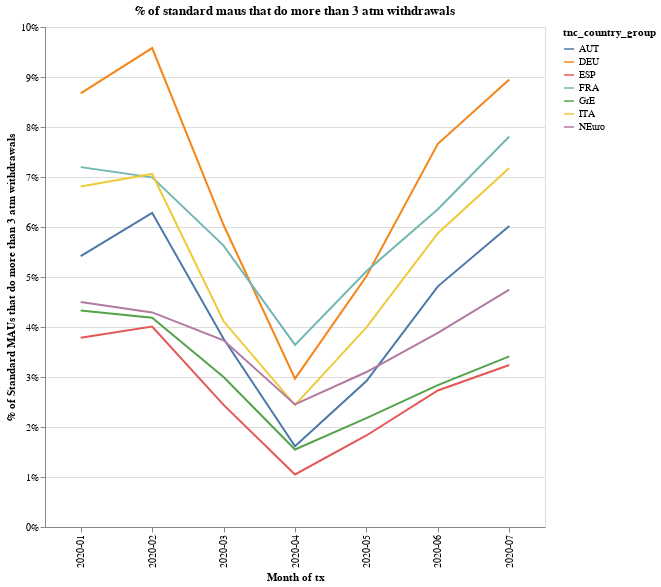

This figure's notebook cell:
### Code cell
df = pd.read_csv("tier_positioning_recenttx.csv").fillna(0)

# what % of standard maus did a physical card tx?
df["atm"] = 0
df.loc[df["n_atm"] > 3, "atm"] = 1

df = df.groupby(["month", "tnc_country_group"])["atm"].agg("mean").reset_index()

alt.Chart(
    df.loc[df["tnc_country_group"].str.contains("GBR") == False, :]
).mark_line().encode(
    x=alt.X("month", axis=alt.Axis(title="Month of tx")),
    y=alt.Y(
        "atm",
        axis=alt.Axis(
            format="%", title="% of Standard MAUs that do more than 3 atm withdrawals"
        ),
    ),
    color="tnc_country_group",
).properties(
    width=500,
    height=500,
    title="% of standard maus that do more than 3 atm withdrawals",
)

### Figure 1 — Vega-Lite specification as saved in the notebook (floating-point values rounded to 4 significant figures)
{"config": {"view": {"continuousWidth": 400, "continuousHeight": 300}}, "data": {"name": "data-b8f2a9be049f24394ede076aba913e09"}, "mark": "line", "encoding": {"color": {"type": "nominal", "field": "tnc_country_group"}, "x": {"type": "nominal", "axis": {"title": "Month of tx"}, "field": "month"}, "y": {"type": "quantitative", "axis": {"format": "%", "title": "% of Standard MAUs that do more than 3 atm withdrawals"}, "field": "atm"}}, "height": 500, "title": "% of standard maus that do more than 3 atm withdrawals", "width": 500, "$schema": "https://vega.github.io/schema/vega-lite/v4.0.2.json", "datasets": {"data-b8f2a9be049f24394ede076aba913e09": [{"month": "2020-01", "tnc_country_group": "AUT       ", "atm": 0.05417}, {"month": "2020-01", "tnc_country_group": "DEU       ", "atm": 0.08672}, {"month": "2020-01", "tnc_country_group": "ESP       ", "atm": 0.03785}, {"month": "2020-01", "tnc_country_group": "FRA       ", "atm": 0.07197}, {"month": "2020-01", "tnc_country_group": "GrE       ", "atm": 0.04329}, {"month": "2020-01", "tnc_country_group": "ITA       ", "atm": 0.06811}, {"month": "2020-01", "tnc_country_group": "NEuro     ", "atm": 0.04501}, {"month": "2020-02", "tnc_country_group": "AUT       ", "atm": 0.06283}, {"month": "2020-02", "tnc_country_group": "DEU       ", "atm": 0.09578}, {"month": "2020-02", "tnc_country_group": "ESP       ", "atm": 0.0401}, {"month": "2020-02", "tnc_country_group": "FRA       ", "atm": 0.06993}, {"month": "2020-02", "tnc_country_group": "GrE       ", "atm": 0.04187}, {"month": "2020-02", "tnc_country_group": "ITA       ", "atm": 0.07061}, {"month": "2020-02", "tnc_country_group": "NEuro     ", "atm": 0.04292}, {"month": "2020-03", "tnc_country_group": "AUT       ", "atm": 0.03763}, {"month": "2020-03", "tnc_country_group": "DEU       ", "atm": 0.0604}, {"month": "2020-03", "tnc_country_group": "ESP       ", "atm": 0.02442}, {"month": "2020-03", "tnc_country_group": "FRA       ", "atm": 0.05629}, {"month": "2020-03", "tnc_country_group": "GrE       ", "atm": 0.03002}, {"month": "2020-03", "tnc_country_group": "ITA       ", "atm": 0.04114}, {"month": "2020-03", "tnc_country_group": "NEuro     ", "atm": 0.03734}, {"month": "2020-04", "tnc_country_group": "AUT       ", "atm": 0.01614}, {"month": "2020-04", "tnc_country_group": "DEU       ", "atm": 0.02967}, {"month": "2020-04", "tnc_country_group": "ESP       ", "atm": 0.0105}, {"month": "2020-04", "tnc_country_group": "FRA       ", "atm": 0.03643}, {"month": "2020-04", "tnc_country_group": "GrE       ", "atm": 0.01549}, {"month": "2020-04", "tnc_country_group": "ITA       ", "atm": 0.02439}, {"month": "2020-04", "tnc_country_group": "NEuro     ", "atm": 0.02452}, {"month": "2020-05", "tnc_country_group": "AUT       ", "atm": 0.02919}, {"month": "2020-05", "tnc_country_group": "DEU       ", "atm": 0.05015}, {"month": "2020-05", "tnc_country_group": "ESP       ", "atm": 0.01831}, {"month": "2020-05", "tnc_country_group": "FRA       ", "atm": 0.05114}, {"month": "2020-05", "tnc_country_group": "GrE       ", "atm": 0.02177}, {"month": "2020-05", "tnc_country_group": "ITA       ", "atm": 0.0399}, {"month": "2020-05", "tnc_country_group": "NEuro     ", "atm": 0.031}, {"month": "2020-06", "tnc_country_group": "AUT       ", "atm": 0.04813}, {"month": "2020-06", "tnc_country_group": "DEU       ", "atm": 0.07663}, {"month": "2020-06", "tnc_country_group": "ESP       ", "atm": 0.02731}, {"month": "2020-06", "tnc_country_group": "FRA       ", "atm": 0.06355}, {"month": "2020-06", "tnc_country_group": "GrE       ", "atm": 0.02837}, {"month": "2020-06", "tnc_country_group": "ITA       ", "atm": 0.05875}, {"month": "2020-06", "tnc_country_group": "NEuro     ", "atm": 0.03884}, {"month": "2020-07", "tnc_country_group": "AUT       ", "atm": 0.06019}, {"month": "2020-07", "tnc_country_group": "DEU       ", "atm": 0.08948}, {"month": "2020-07", "tnc_country_group": "ESP       ", "atm": 0.03239}, {"month": "2020-07", "tnc_country_group": "FRA       ", "atm": 0.0781}, {"month": "2020-07", "tnc_country_group": "GrE       ", "atm": 0.03412}, {"month": "2020-07", "tnc_country_group": "ITA       ", "atm": 0.07179}, {"month": "2020-07", "tnc_country_group": "NEuro     ", "atm": 0.04747}]}}
